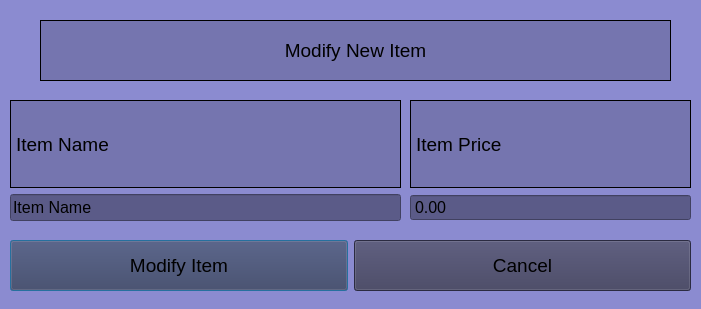
<?xml version="1.0" encoding="UTF-8"?>
<ui version="4.0">
 <class>ModifyItem</class>
 <widget class="QDialog" name="ModifyItem">
  <property name="geometry">
   <rect>
    <x>0</x>
    <y>0</y>
    <width>701</width>
    <height>309</height>
   </rect>
  </property>
  <property name="windowTitle">
   <string>Dialog</string>
  </property>
  <property name="styleSheet">
   <string notr="true">background-color: rgb(139, 139, 208);</string>
  </property>
  <widget class="QWidget" name="layoutWidget">
   <property name="geometry">
    <rect>
     <x>10</x>
     <y>100</y>
     <width>391</width>
     <height>121</height>
    </rect>
   </property>
   <layout class="QVBoxLayout" name="verticalLayout">
    <item>
     <widget class="QLabel" name="Label_ItemName">
      <property name="sizePolicy">
       <sizepolicy hsizetype="Preferred" vsizetype="Preferred">
        <horstretch>0</horstretch>
        <verstretch>0</verstretch>
       </sizepolicy>
      </property>
      <property name="font">
       <font>
        <pointsize>14</pointsize>
       </font>
      </property>
      <property name="styleSheet">
       <string notr="true">background-color: rgb(117, 117, 175);</string>
      </property>
      <property name="frameShape">
       <enum>QFrame::Box</enum>
      </property>
      <property name="text">
       <string>Item Name</string>
      </property>
     </widget>
    </item>
    <item>
     <widget class="QLineEdit" name="LineEdit_ModifyItemName">
      <property name="sizePolicy">
       <sizepolicy hsizetype="Minimum" vsizetype="Fixed">
        <horstretch>0</horstretch>
        <verstretch>0</verstretch>
       </sizepolicy>
      </property>
      <property name="font">
       <font>
        <pointsize>12</pointsize>
       </font>
      </property>
      <property name="styleSheet">
       <string notr="true">background-color: rgb(91, 91, 136);</string>
      </property>
      <property name="text">
       <string>Item Name</string>
      </property>
     </widget>
    </item>
   </layout>
  </widget>
  <widget class="QWidget" name="layoutWidget_2">
   <property name="geometry">
    <rect>
     <x>410</x>
     <y>100</y>
     <width>281</width>
     <height>121</height>
    </rect>
   </property>
   <layout class="QVBoxLayout" name="verticalLayout_2">
    <item>
     <widget class="QLabel" name="Label_ItemPrice">
      <property name="sizePolicy">
       <sizepolicy hsizetype="Preferred" vsizetype="Preferred">
        <horstretch>0</horstretch>
        <verstretch>0</verstretch>
       </sizepolicy>
      </property>
      <property name="font">
       <font>
        <pointsize>14</pointsize>
       </font>
      </property>
      <property name="styleSheet">
       <string notr="true">background-color: rgb(117, 117, 175);</string>
      </property>
      <property name="frameShape">
       <enum>QFrame::Box</enum>
      </property>
      <property name="text">
       <string>Item Price</string>
      </property>
     </widget>
    </item>
    <item>
     <widget class="QDoubleSpinBox" name="LineEdit_ModifyItemPrice">
      <property name="font">
       <font>
        <pointsize>12</pointsize>
       </font>
      </property>
      <property name="styleSheet">
       <string notr="true">background-color: rgb(91, 91, 136);</string>
      </property>
      <property name="buttonSymbols">
       <enum>QAbstractSpinBox::NoButtons</enum>
      </property>
      <property name="maximum">
       <double>9999.000000000000000</double>
      </property>
     </widget>
    </item>
   </layout>
  </widget>
  <widget class="QLabel" name="WelcomeLabel">
   <property name="geometry">
    <rect>
     <x>40</x>
     <y>20</y>
     <width>631</width>
     <height>61</height>
    </rect>
   </property>
   <property name="font">
    <font>
     <pointsize>14</pointsize>
    </font>
   </property>
   <property name="styleSheet">
    <string notr="true">background-color: rgb(117, 117, 175);</string>
   </property>
   <property name="frameShape">
    <enum>QFrame::Box</enum>
   </property>
   <property name="text">
    <string>Modify New Item</string>
   </property>
   <property name="alignment">
    <set>Qt::AlignCenter</set>
   </property>
  </widget>
  <widget class="QWidget" name="horizontalLayoutWidget">
   <property name="geometry">
    <rect>
     <x>10</x>
     <y>240</y>
     <width>681</width>
     <height>51</height>
    </rect>
   </property>
   <layout class="QHBoxLayout" name="horizontalLayout">
    <item>
     <widget class="QPushButton" name="PushButton_ModifyItem">
      <property name="sizePolicy">
       <sizepolicy hsizetype="Minimum" vsizetype="Minimum">
        <horstretch>0</horstretch>
        <verstretch>0</verstretch>
       </sizepolicy>
      </property>
      <property name="font">
       <font>
        <pointsize>14</pointsize>
       </font>
      </property>
      <property name="styleSheet">
       <string notr="true">background-color: rgb(60, 60, 91);</string>
      </property>
      <property name="text">
       <string>Modify Item</string>
      </property>
     </widget>
    </item>
    <item>
     <widget class="QPushButton" name="PushButton_BackToMain">
      <property name="sizePolicy">
       <sizepolicy hsizetype="Minimum" vsizetype="Minimum">
        <horstretch>0</horstretch>
        <verstretch>0</verstretch>
       </sizepolicy>
      </property>
      <property name="font">
       <font>
        <pointsize>14</pointsize>
       </font>
      </property>
      <property name="styleSheet">
       <string notr="true">background-color: rgb(60, 60, 91);</string>
      </property>
      <property name="text">
       <string>Cancel</string>
      </property>
     </widget>
    </item>
   </layout>
  </widget>
 </widget>
 <resources/>
 <connections/>
</ui>
